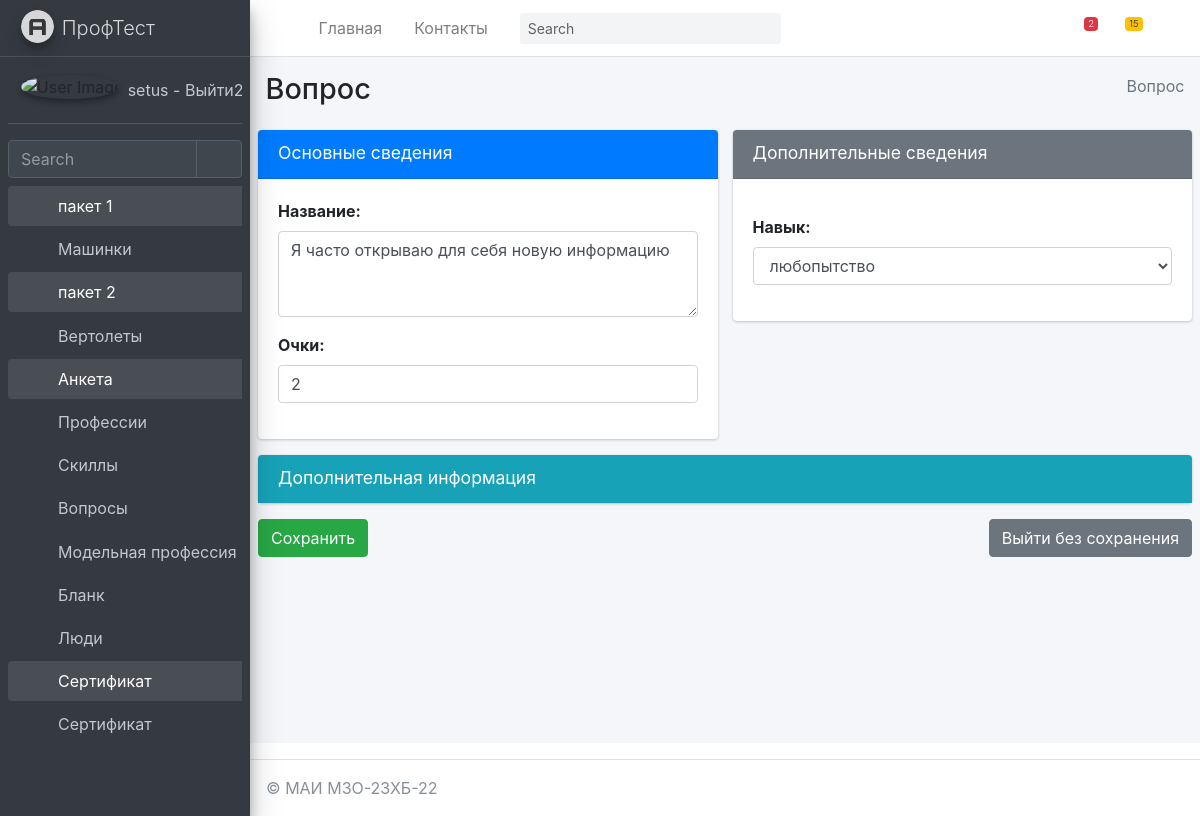
Page /anketa/questions/update/39/ (signed in) on the committed database.
### mysite/anketa/models.py (models this page shows, shortened)
class Questions(models.Model):
    title = models.TextField(max_length=50, verbose_name="Название")
    score = models.PositiveIntegerField(verbose_name="Очки")
    skills = models.ForeignKey(Skills, on_delete=models.PROTECT, verbose_name="Навык", related_name="SkillsQuestions")
    class Meta:
        ordering = ["-title"]
        verbose_name = "Вопрос"
        verbose_name_plural = "Вопросы"

### mysite/anketa/views.py (the view)
# urls.py: path('questions/update/<int:pk>/', QuestionsUpdate.as_view(), name='QuestionsUpdate'),
@method_decorator(login_required(login_url='/login/'), name='dispatch')
class QuestionsUpdate(UpdateView):
	model = Questions
	template_name_suffix = '_update_form'
	fields = '__all__'
	success_url = '/anketa/questions/'
	def get_context_data(self, *, object_list=None, **kwargs):
		context = super(QuestionsUpdate,self).get_context_data(**kwargs)
		context['sometry'] = self.model._meta.verbose_name
		context['slovar'] = {'title','score'}
		context['secslovar'] = {'skills'}
		context['hidenslovar'] = {'id'}
		context['dopslovar'] = {'updated_at','erem','edesc','created_at'}
		context['model'] = self.model
		return context

### mysite/anketa/models.py (called while the page is built)
    def __str__(self):
        return self.title

### mysite/anketa/templatetags/anketa_tags.py (called while the page is built)
@register.filter(name='addclassrow')
def addclassrow(field, class_attr):
    rowcol = '3'
    return field.as_widget(attrs={'class': class_attr, 'rows': rowcol })

@register.simple_tag
def my_save():
    return "Сохранить"

@register.simple_tag
def my_notsave():
    return "Выйти без сохранения"

### mysite/anketa/templates/anketa/questions_update_form.html (shortened to what this page needs)
{% extends 'anketa/base.html' %}
{% load anketa_tags %}
{% block content %}
    <div class="content-wrapper">
        {% block sidebar %}
            {% include 'anketa/includes/_breadcrumb.html' %}
        {% endblock %}
        <section class="content">
            <form method="post" enctype="multipart/form-data">
                <div class="row">
                    <div class="col-md-6">
                        <div class="card card-primary">
                            <div class="card-header">
                                <h3 class="card-title">Основные сведения</h3>
                                <div class="card-tools">
                                    <button type="button" class="btn btn-tool" data-card-widget="collapse"
                                            title="Collapse">
                                        <i class="fas fa-minus"></i>
                                    </button>
                                </div>
                            </div>
                            <div class="card-body">
                                {% for field in form %}
                                    <div class="form-group">
                                        {% if field.name in slovar %}
                                            {{ field.label_tag }}
                                            {{ field | addclassrow:"form-control " }}
                                        {% endif %}
                                    </div>
                                {% endfor %}
                            </div>
                        </div>
                    </div>
                    <div class="col-md-6">
                        <div class="card card-secondary">
                            <div class="card-header">
                                <h3 class="card-title">Дополнительные сведения</h3>
                                <div class="card-tools">
                                    <button type="button" class="btn btn-tool" data-card-widget="collapse"
                                            title="Collapse">
                                        <i class="fas fa-minus"></i>
                                    </button>
                                </div>
                            </div>
                            <div class="card-body">
                                {% for field in form %}
                                    <div class="form-group">
                                        {% if field.name in secslovar %}
                                            {{ field.label_tag }}
                                            {{ field | addclassrow:"form-control " }}
                                        {% endif %}
                                    </div>
                                {% endfor %}
                            </div>
                        </div>
                    </div>
                </div>
                <div class="row">
                    <div class="col-12">
                        <div class="card card-info collapsed-card">
                            <div class="card-header">
                                <h3 class="card-title">Дополнительная информация</h3>
                                <div class="card-tools">
                                    <button type="button" class="btn btn-tool" data-card-widget="collapse"
                                            title="Collapse">
                                        <i class="fas fa-plus"></i>
                                    </button>
                                </div>
                            </div>
                        </div>
                    </div>
                </div>
                <div class="row">
                    <div class="col-12">
                        <a href="{% url 'anketa:questions' %}" class="btn btn-secondary float-right">
                            {% my_notsave %}</a>
                        <input type="submit" value="{% my_save %}" class="btn btn-success ">
                    </div>
                </div>
            </form>
        </section>
    </div>
{% endblock content %}

### mysite/templates/includes/full_sidebar.html
<aside class="main-sidebar sidebar-dark-primary elevation-4">
    <a href="/" class="brand-link">
        <img src="{{ ASSETS_ROOT }}/img/AdminLTELogo.png" alt="AdminLTE Logo" class="brand-image img-circle elevation-3"
             style="opacity: .8">
        <span class="brand-text font-weight-light">ПрофТест</span>
    </a>
    <div class="sidebar">
        <div class="user-panel mt-3 pb-3 mb-3 d-flex">
            <div class="image">
                <img src="{{ ASSETS_ROOT }}/img/user2-160x160.jpg" class="img-circle elevation-2" alt="User Image">
            </div>
            <div class="info">
                <a href="{% url 'logout' %}" class="d-block">
                    {{ request.user.username }} - Выйти2
                </a>
            </div>
        </div>
        <div class="form-inline">
            <div class="input-group" data-widget="sidebar-search">
                <input class="form-control form-control-sidebar" type="search" placeholder="Search" aria-label="Search">
                <div class="input-group-append">
                    <button class="btn btn-sidebar">
                        <i class="fas fa-search fa-fw"></i>
                    </button>
                </div>
            </div>
        </div>
        <nav class="mt-2">
            <ul class="nav nav-pills nav-sidebar flex-column" data-widget="treeview" role="menu" data-accordion="false">
                {% for item1 in SIDEBAR %}
                    <li class="nav-item {% if 'children' in item1 %} has-treeview menu-is-opening menu-open {% endif %}">
                    <a href="{% if 'children' in item1 %}#{% else %}{{ item1.url }}{% endif %}" class="nav-link">
                        <i class="nav-icon fas fa-circle {{ item1.color }}"></i>
                        <p>
                            {{ item1.name }}
                            {% if 'children' in item1 %}<i class="right fas fa-angle-left"></i>{% endif %}
                        </p>
                    </a>
                    <ul class="nav nav-treeview">
                    {% if 'children' in item1 %}
                        {% for item2 in item1.children %}
                            <li class="nav-item">
                                <a href="{{ item2.url }}" class="nav-link">
                                    <i class="far fa-circle nav-icon"></i>
                                    <p>{{ item2.name }}</p>
                                </a>
                            </li>
                        {% endfor %}
                    {% endif %}
                    </ul>
                    </li>
                {% endfor %}
            </ul>
        </nav>
    </div>
</aside>

### rows in the picture
Questions: title "Я часто открываю для себя новую информацию" "2", skills "любопытство"

### other values in the picture
{{ request.user.username }} "setus"
{{ item1.name }} "пакет 1" "пакет 2" "Анкета" "Сертификат"
{{ item2.name }} "Машинки" "Вертолеты" "Профессии" "Скиллы" "Вопросы" "Модельная профессия" "Бланк" "Люди" "Сертификат"
{{ sometry }} "Вопрос"
{{ field.label_tag }} "Название:" "Очки:"
{{ field.label_tag }} "Навык:"
